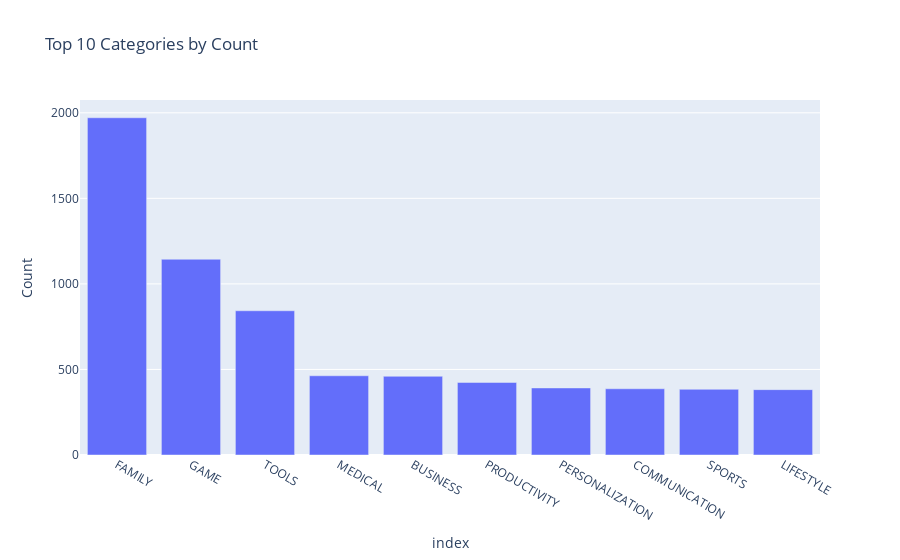

Source (notebook cell):
### Code cell
top_categories=df['Category'].value_counts().nlargest(10)
fig = px.bar(
    top_categories,
    x=top_categories.index,
    y=top_categories.values,
    labels={'x': 'Category', 'y': 'Count'},
    title='Top 10 Categories by Count',
    
)
fig.show()

### Figure 1 — Plotly figure (JSON) as saved in the notebook; plotly's stock layout.template omitted (floating-point values rounded to 4 significant figures)
{"data": [{"alignmentgroup": "True", "hovertemplate": "index=%{x}<br>Count=%{y}<extra></extra>", "legendgroup": "", "marker": {"color": "#636efa", "pattern": {"shape": ""}}, "name": "", "offsetgroup": "", "orientation": "v", "showlegend": false, "textposition": "auto", "type": "bar", "x": ["FAMILY", "GAME", "TOOLS", "MEDICAL", "BUSINESS", "PRODUCTIVITY", "PERSONALIZATION", "COMMUNICATION", "SPORTS", "LIFESTYLE"], "xaxis": "x", "y": [1971, 1144, 843, 463, 460, 424, 392, 387, 384, 382], "yaxis": "y"}], "layout": {"barmode": "relative", "legend": {"tracegroupgap": 0}, "title": {"text": "Top 10 Categories by Count"}, "xaxis": {"anchor": "y", "domain": [0, 1], "title": {"text": "index"}}, "yaxis": {"anchor": "x", "domain": [0, 1], "title": {"text": "Count"}}}}
